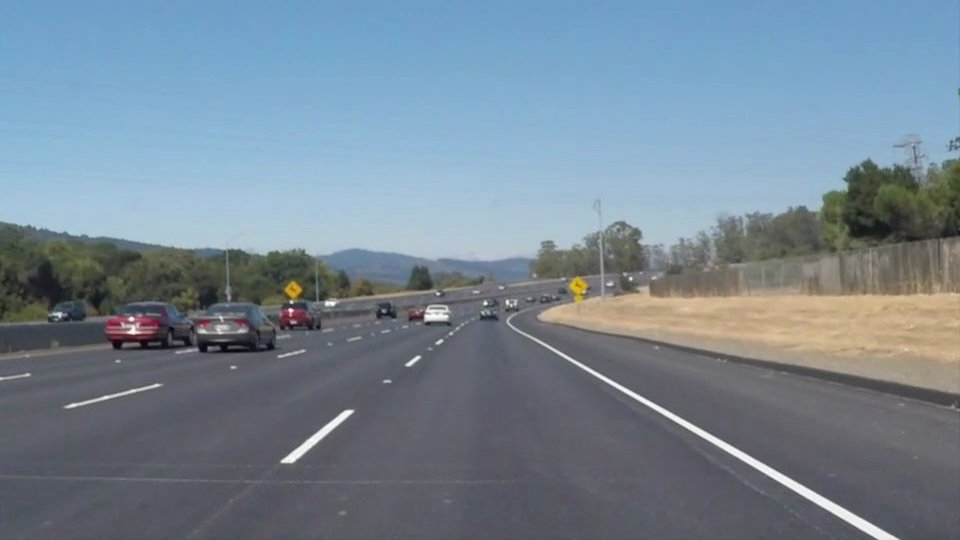
#> input picture test_images/solidWhiteCurve.jpg, 960 x 540 px; its folder holds only this picture in this run
$ jupyter execute --allow-errors P1.ipynb   (shell and % lines are left out)
#> lines starting #> are read from the running program, lines starting #| are printed output that depends on the picture; after the words box and inside, x2 and y2 are one past the last pixel; in counts of white or black regions, pixels touching at a corner belong together
# **Finding Lane Lines on the Road**

Run the cells below to import some packages.

[cell 1]
#importing some useful packages
import matplotlib.pyplot as plt
import matplotlib.image as mpimg
import numpy as np
import cv2
# Import everything needed to edit/save/watch video clips
from moviepy.editor import VideoFileClip
from IPython.display import HTML
import os
import math

[cell 2]
# helper functions

def filter_color(img, masks):
    if len(masks) == 0:
        return

    combined_mask = masks[0]
    for i in range(1, len(masks)):
        combined_mask = cv2.bitwise_or(combined_mask, masks[i])
    return cv2.bitwise_and(img, img, mask=combined_mask)

def yellow_mask(img):
    return cv2.inRange(img, np.array([65, 80, 80], np.uint8), np.array([105, 255, 255], np.uint8))
    #return cv2.inRange(img, np.array([65, 180, 180], np.uint8), np.array([105, 255, 255], np.uint8))

def white_mask(img):
    return cv2.inRange(img, np.array([0, 0, 205], np.uint8), np.array([255, 100, 255], np.uint8))

def hsv(img):
    return cv2.cvtColor(img, cv2.COLOR_BGR2HSV)

def canny(img, low_threshold, high_threshold):
    """Applies the Canny transform"""
    return cv2.Canny(img, low_threshold, high_threshold)

def gaussian_blur(img, kernel_size):
    """Applies a Gaussian Noise kernel"""
    return cv2.GaussianBlur(img, (kernel_size, kernel_size), 0)

def region_of_interest(img, vertices):
    """
    Applies an image mask.

    Only keeps the region of the image defined by the polygon
    formed from `vertices`. The rest of the image is set to black.
    """
    #defining a blank mask to start with
    mask = np.zeros_like(img)

    #defining a 3 channel or 1 channel color to fill the mask with depending on the input image
    if len(img.shape) > 2:
        channel_count = img.shape[2]  # i.e. 3 or 4 depending on your image
        ignore_mask_color = (255,) * channel_count
    else:
        ignore_mask_color = 255

    #filling pixels inside the polygon defined by "vertices" with the fill color
    cv2.fillPoly(mask, vertices, ignore_mask_color)

    #returning the image only where mask pixels are nonzero
    masked_image = cv2.bitwise_and(img, mask)
    return masked_image

def line_eqX(X, line):
    (x1, y1, x2, y2) = line
    m = (y2 - y1) / (x2 - x1)
    return m * (X - x1) + y1

# [4 lines left out: function line_eqY, not called in this run]

def extend_line(line, imshape):
    return np.array([-1, line_eqX(-1, line), imshape[1] + 5, line_eqX(imshape[1] + 5, line)], dtype=np.int32)

def avg_line(lines):
    x1 = int(sum(line[0] for line in lines)/len(lines))
    y1 = int(sum(line[1] for line in lines)/len(lines))
    x2 = int(sum(line[2] for line in lines)/len(lines))
    y2 = int(sum(line[3] for line in lines)/len(lines))
    return (x1, y1, x2, y2)

# [7 lines left out: function combine_lines, not called in this run]

def draw_lines(img, lines, color=[255, 0, 0], thickness=2):
    """
    NOTE: this is the function you might want to use as a starting point once you want to
    average/extrapolate the line segments you detect to map out the full
    extent of the lane (going from the result shown in raw-lines-example.mp4
    to that shown in P1_example.mp4).

    Think about things like separating line segments by their
    slope ((y2-y1)/(x2-x1)) to decide which segments are part of the left
    line vs. the right line.  Then, you can average the position of each of
    the lines and extrapolate to the top and bottom of the lane.

    This function draws `lines` with `color` and `thickness`.
    Lines are drawn on the image inplace (mutates the image).
    If you want to make the lines semi-transparent, think about combining
    this function with the weighted_img() function below
    """
    for line in lines:
        x1,y1,x2,y2 = extend_line(line, img.shape)
        cv2.line(img, (x1, y1), (x2, y2), color, thickness)

# Python 3 has support for cool math symbols.

def weighted_img(img, initial_img, α=0.8, β=1., λ=0.):
    """
    `img` is the output of the hough_lines(), An image with lines drawn on it.
    Should be a blank image (all black) with lines drawn on it.

    `initial_img` should be the image before any processing.

    The result image is computed as follows:

    initial_img * α + img * β + λ
    NOTE: initial_img and img must be the same shape!
    """
    return cv2.addWeighted(initial_img, α, img, β, λ)

def display_images(images, grayscale = False):
    fig = plt.figure()
    fig.set_figheight(35)
    fig.set_figwidth(35)
    for i in range(len(images)):
        fig.add_subplot(len(images), 1, i + 1)
        if grayscale:
            plt.imshow(images[i], cmap='gray')
        else:
            plt.imshow(images[i])

[cell 3]
# main code
class VideoLaneFinder:
    def __init__(self):
        self.init_values()
        self.frame_lane_finder = ImageLaneFinder()

    def init_values(self):
        self.prev_left = None
        self.prev_right = None

    def determine_left(self, line, imshape, coeff = 0):
        self.prev_left = line if not self.prev_left else combine_lines(self.prev_left, line, coeff)
        return self.prev_left

    def determine_right(self, line, imshape, coeff = 0):
        self.prev_right = line if not self.prev_right else combine_lines(self.prev_right, line, coeff)
        return self.prev_right

    # [12 lines left out: functions process_frame, find_lanes, not called in this run]

class ImageLaneFinder:
    def locate_lanes(self, image):
        hsv_img = hsv(image)
        blurred = gaussian_blur(hsv_img, 5)
        filtered = filter_color(blurred, [yellow_mask(blurred), white_mask(blurred)])
        edges = canny(filtered, 75, 150)

        imshape = image.shape
        vertices = np.array([[(0,imshape[0]),(imshape[1]/2.1, imshape[0]/1.65), (imshape[1]*2/3.7, imshape[0]/1.65), (imshape[1],imshape[0])]], dtype=np.int32)
        masked = region_of_interest(edges, vertices)

        lines = cv2.HoughLinesP(masked, 1, np.pi/90, 5, np.array([]), minLineLength=50, maxLineGap=150)

        left_lines, right_lines = self.divide_lines(lines, imshape)
        return avg_line(left_lines), avg_line(right_lines)

    def draw_lanes(self, image, lanes):
        imshape = image.shape
        black_image = np.zeros((imshape[0],imshape[1],3), np.uint8)
        draw_lines(black_image, lanes, color=[255, 0, 0], thickness=10)

        vertices = np.array([[(0,imshape[0]),(imshape[1]/2.15, imshape[0]/1.65), (imshape[1]*2/3.65, imshape[0]/1.65), (imshape[1],imshape[0])]], dtype=np.int32)
        new_masked = region_of_interest(black_image, vertices)

        return weighted_img(new_masked, image, α=0.8, β=0.6, λ=0.5)

    def find_lanes(self, image):
        return self.draw_lanes(image, self.locate_lanes(image))

    def divide_lines(self, lines, imshape):
        left_lane = []
        right_lane = []
        for line in lines:
            #((y2-y1)/(x2-x1))
            x1,y1,x2,y2 = line[0]
            slope = ((y2-y1)/(x2-x1))
            if slope > 0.4 and slope < 1 and x1 > imshape[1]/2.0:
                left_lane.append(line[0])
            elif slope < -0.4 and slope > -1 and x1 < imshape[1]/2.0:
                right_lane.append(line[0])
        return (left_lane, right_lane)

## Test on Images

Running our solution on all test_images.

[cell 4]
all_image_names = os.listdir("test_images/")
all_images = [np.copy(mpimg.imread("test_images/" + image_name)) for image_name in all_image_names]
#> all_images = 1 item
image_lane_finder = ImageLaneFinder()
gray_images = [image_lane_finder.find_lanes(image) for image in all_images]
#> in locate_lanes, image is the input picture: shape (540, 960, 3); mean R, G, B 118.5, 134.5, 148.1
#> in yellow_mask, `return cv2.inRange(img, np.array([65, 80, 80], np.uint8), np.array([10..`:
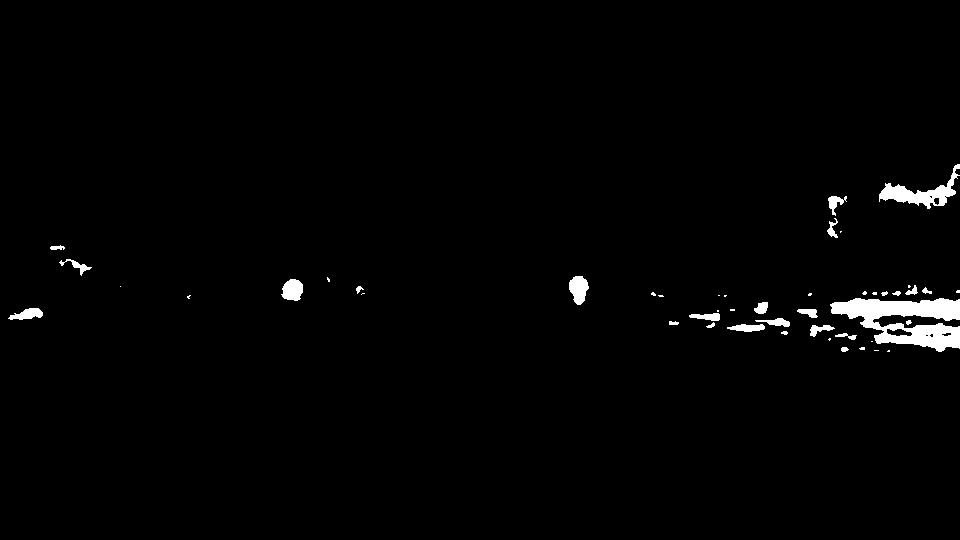
#> returned value: shape (540, 960); 1.5% white; 47 white regions (21 under 20 px), largest, box (x1, y1, x2, y2) and area: (830, 298, 960, 352) 3829, (879, 164, 960, 209) 1139, (569, 276, 589, 305) 404
#> the loop in filter_color, `for i in range(1, len(masks)):` made 1 pass
#> pass 1, in filter_color, `combined_mask = cv2.bitwise_or(combined_mask, masks[i])`:
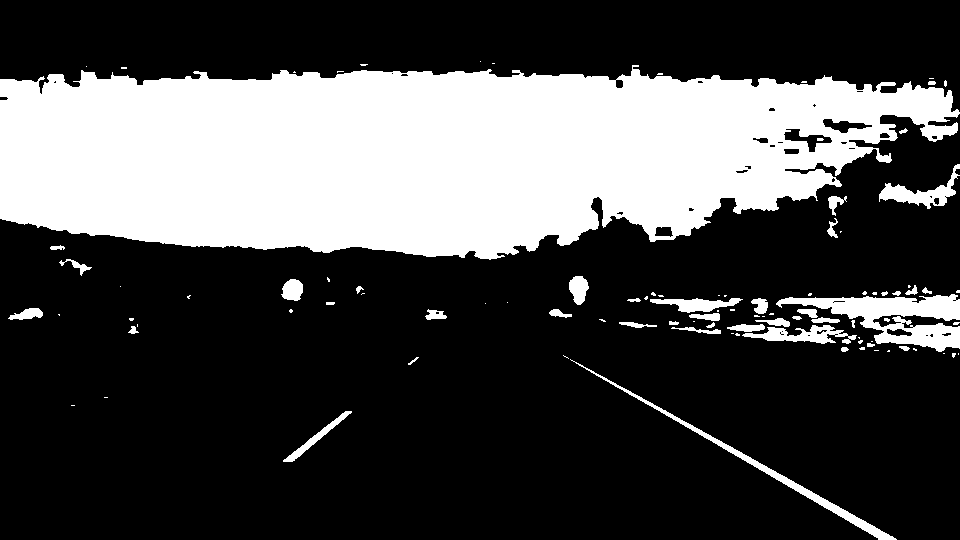
#> combined_mask: shape (540, 960); 29.3% white; 99 white regions (57 under 20 px), largest, box (x1, y1, x2, y2) and area: (0, 65, 960, 260) 137602, (776, 294, 960, 352) 4688, (570, 359, 897, 540) 1962
#> in filter_color, `return cv2.bitwise_and(img, img, mask=combined_mask)`:
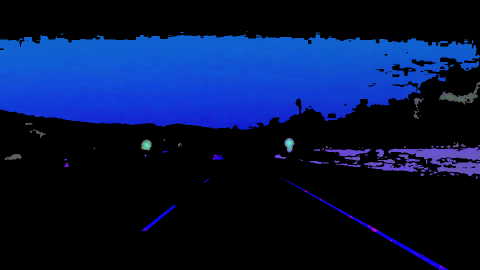
#> returned value: shape (540, 960, 3) (shown at 1/2 size); mean of channels 0, 1, 2 6.9, 21.7, 61.2; drawn as R, G, B
#> in region_of_interest, `masked_image = cv2.bitwise_and(img, mask)`:
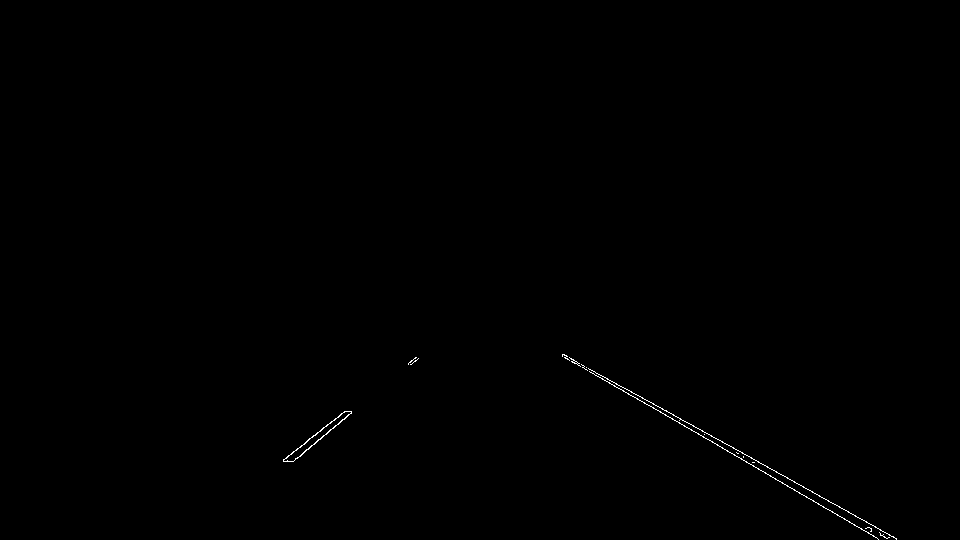
#> masked_image: shape (540, 960); 0.19% white in thin lines or dots, all inside (x1, y1, x2, y2) = (283, 354, 897, 540)
#> in locate_lanes, `lines = cv2.HoughLinesP(masked, 1, np.pi/90, 5, np.array([]), minLineL..`: lines = 19 rows, first 6: [595, 375, 812, 491], [292, 461, 416, 357], [623, 391, 855, 515], [644, 403, 893, 536], [306, 441, 415, 361], [297, 458, 410, 364]
#> the loop in divide_lines, `for line in lines:` made 19 passes
#> (x1, y1, x2, y2, slope) on passes 1 to 8: (595, 375, 812, 491, 0.535), (292, 461, 416, 357, -0.839), (623, 391, 855, 515, 0.534), (644, 403, 893, 536, 0.534), (306, 441, 415, 361, -0.734), (297, 458, 410, 364, -0.832), (562, 354, 666, 410, 0.538), (562, 356, 742, 452, 0.533)
#> after the loop in divide_lines, `for line in lines:`: left_lane = 13 items, first 6: [595, 375, 812, 491], [623, 391, 855, 515], [644, 403, 893, 536], [562, 354, 666, 410], [562, 356, 742, 452], [741, 459, 884, 536]; right_lane = [[292, 461, 416, 357], [306, 441, 415, 361], [297, 458, 410, 364], [283, 459, 350, 411], [322, 428, 418, 358], [293, 451, 348, 411]]
#> in locate_lanes, `left_lines, right_lines = self.divide_lines(lines, imshape)`: left_lines has the same summary as left_lane in divide_lines; right_lines has the same summary as right_lane in divide_lines
#> in avg_line, `x1 = int(sum(line[0] for line in lines)/len(lines))`: x1 = 654
#> in avg_line, `y1 = int(sum(line[1] for line in lines)/len(lines))`: y1 = 408
#> in avg_line, `x2 = int(sum(line[2] for line in lines)/len(lines))`: x2 = 827
#> in avg_line, `y2 = int(sum(line[3] for line in lines)/len(lines))`: y2 = 503
#> in draw_lanes, `imshape = image.shape`: imshape = (540, 960, 3)
#> the loop in draw_lines, `for line in lines:` made 2 passes
#> (line, x1, y1, x2, y2) on passes 1 to 2: ((654, 408, 827, 503), -1, 48, 965, 578), ((298, 449, 392, 377), -1, 678, 965, -61)
#> after the loop in draw_lines, `for line in lines:`:
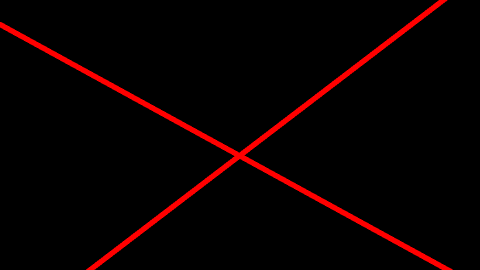
#> img: shape (540, 960, 3) (shown at 1/2 size); mean of channels 0, 1, 2 10, 0, 0; drawn as R, G, B
#> in draw_lanes, `vertices = np.array([[(0,imshape[0]),(imshape[1]/2.15, imshape[0]/1.65..`: vertices = [[0, 540], [446, 327], [526, 327], [960, 540]]
#> in region_of_interest (call 2), `cv2.fillPoly(mask, vertices, ignore_mask_color)`:
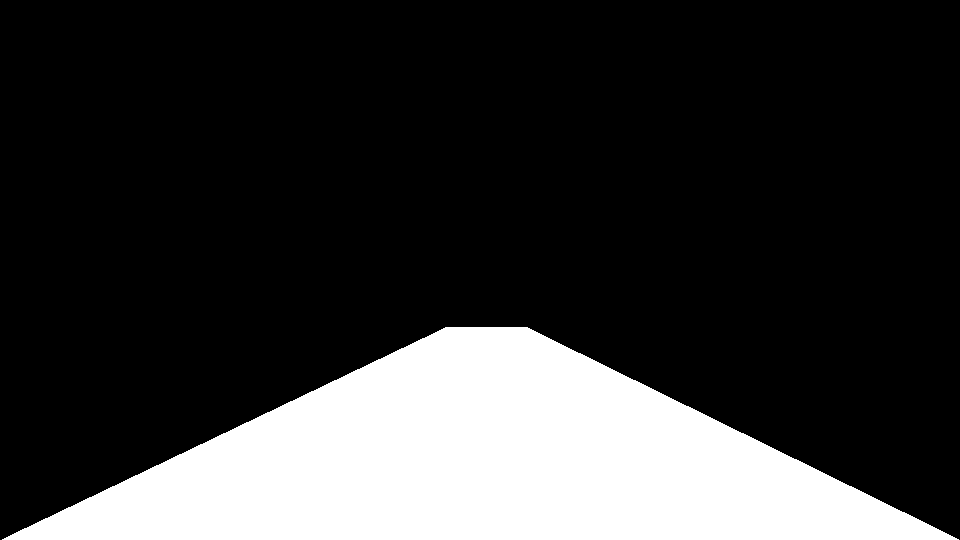
#> mask: shape (540, 960, 3); 21.4% white; 1 white region, box (x1, y1, x2, y2) and area: (2, 327, 959, 540) 110775
#> in weighted_img, `return cv2.addWeighted(initial_img, α, img, β, λ)`:
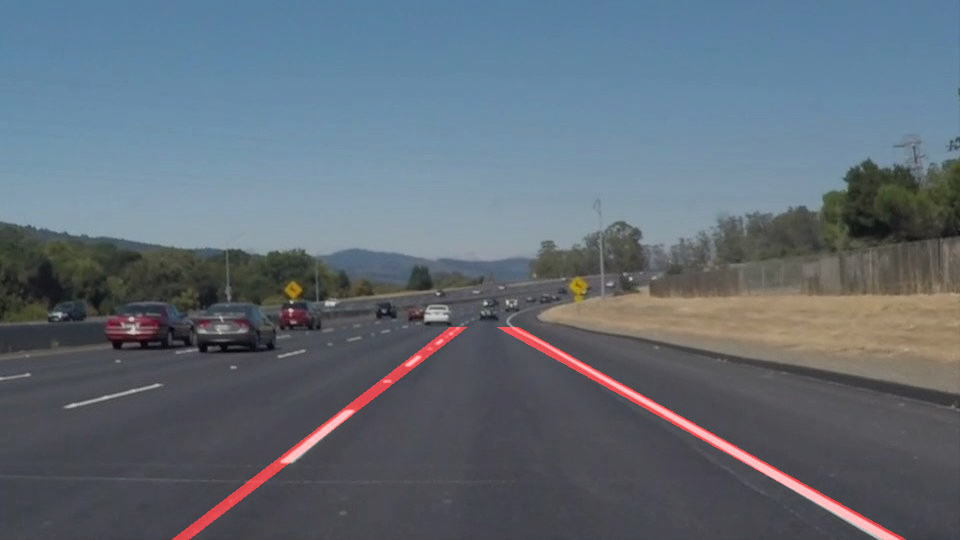
#> returned value: shape (540, 960, 3); mean of channels 0, 1, 2 97.2, 108, 118.9; drawn as R, G, B
#> gray_images = 1 item
display_images(gray_images, grayscale=True)
#> (the call stopped at in display_images, `fig = plt.figure()`: IPython is not available in this run)

$ run again, on test_images/solidYellowLeft.jpg
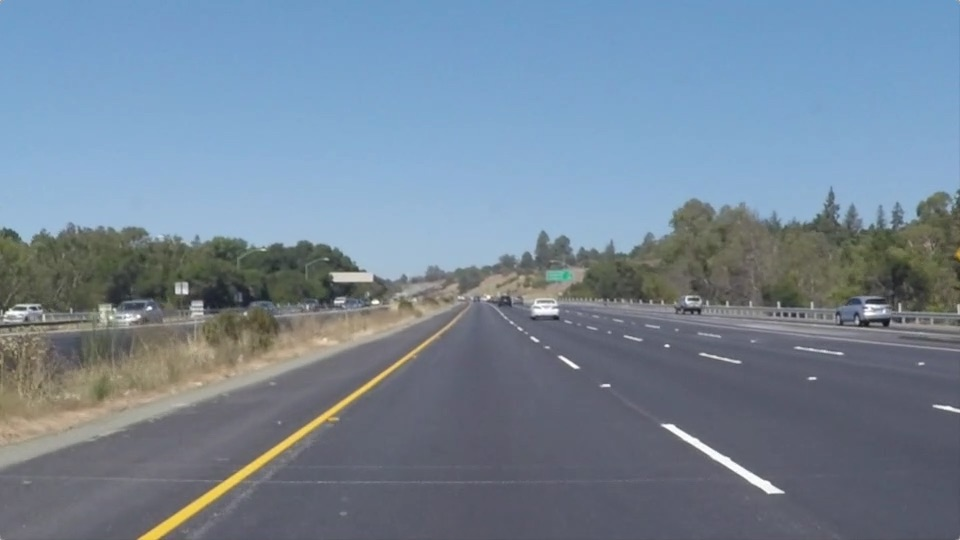
#> input picture test_images/solidYellowLeft.jpg, 960 x 540 px
#> all_images = 1 item
#> in locate_lanes, image is the input picture: shape (540, 960, 3); mean R, G, B 116.5, 133.6, 150.8
#> the loop in filter_color, `for i in range(1, len(masks)):` made 1 pass
#> mask: shape (540, 960); 21% white; 1 white region, box (x1, y1, x2, y2) and area: (2, 327, 959, 540) 108761
#> in region_of_interest, `masked_image = cv2.bitwise_and(img, mask)`:
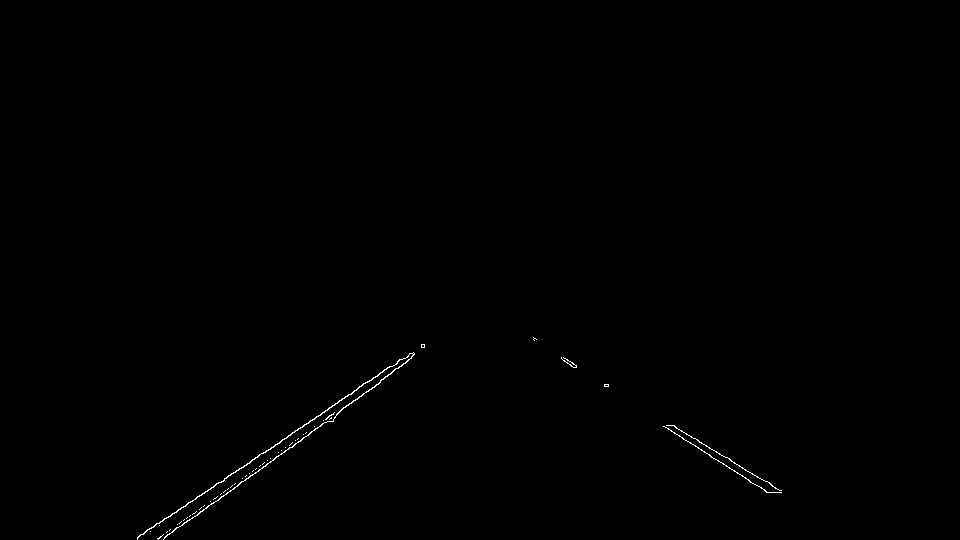
#> masked_image: shape (540, 960); 0.26% white in thin lines or dots, all inside (x1, y1, x2, y2) = (137, 337, 782, 540)
#> lines = 18 rows, first 6: [192, 518, 380, 382], [137, 537, 424, 344], [158, 539, 424, 346], [164, 537, 411, 358], [663, 426, 769, 492], [533, 337, 781, 492]
#> the loop in divide_lines, `for line in lines:` made 18 passes
#> (x1, y1, x2, y2, slope) on passes 1 to 8: (192, 518, 380, 382, -0.723), (137, 537, 424, 344, -0.672), (158, 539, 424, 346, -0.726), (164, 537, 411, 358, -0.725), (663, 426, 769, 492, 0.623), (533, 337, 781, 492, 0.625), (358, 387, 422, 344, -0.672), (561, 358, 776, 492, 0.623)
#> after the loop in divide_lines, `for line in lines:`: left_lane = [[663, 426, 769, 492], [533, 337, 781, 492], [561, 358, 776, 492], [683, 439, 768, 492], [563, 357, 779, 492], [570, 365, 697, 439], [726, 457, 780, 490], [664, 426, 771, 492], [564, 361, 774, 492]]; right_lane = [[192, 518, 380, 382], [137, 537, 424, 344], [158, 539, 424, 346], [164, 537, 411, 358], [358, 387, 422, 344], [166, 535, 424, 347], [160, 537, 225, 490], [137, 538, 407, 356], [138, 536, 423, 344]]
#> left_lines has the same summary as left_lane in divide_lines; right_lines has the same summary as right_lane in divide_lines
#> in avg_line, `x1 = int(sum(line[0] for line in lines)/len(lines))`: x1 = 614
#> in avg_line, `y1 = int(sum(line[1] for line in lines)/len(lines))`: y1 = 391
#> in avg_line, `x2 = int(sum(line[2] for line in lines)/len(lines))`: x2 = 766
#> in avg_line, `y2 = int(sum(line[3] for line in lines)/len(lines))`: y2 = 485
#> in draw_lanes, `imshape = image.shape`: imshape = (540, 960, 3)
#> the loop in draw_lines, `for line in lines:` made 2 passes
#> (line, x1, y1, x2, y2) on passes 1 to 2: ((614, 391, 766, 485), -1, 10, 965, 608), ((178, 518, 393, 367), -1, 643, 965, -34)
#> in draw_lanes, `vertices = np.array([[(0,imshape[0]),(imshape[1]/2.15, imshape[0]/1.65..`: vertices = [[0, 540], [446, 327], [526, 327], [960, 540]]
#> mask: shape (540, 960, 3); 21.4% white; 1 white region, box (x1, y1, x2, y2) and area: (2, 327, 959, 540) 110775
#> masked_image: shape (540, 960, 3)
#> in weighted_img, `return cv2.addWeighted(initial_img, α, img, β, λ)`:
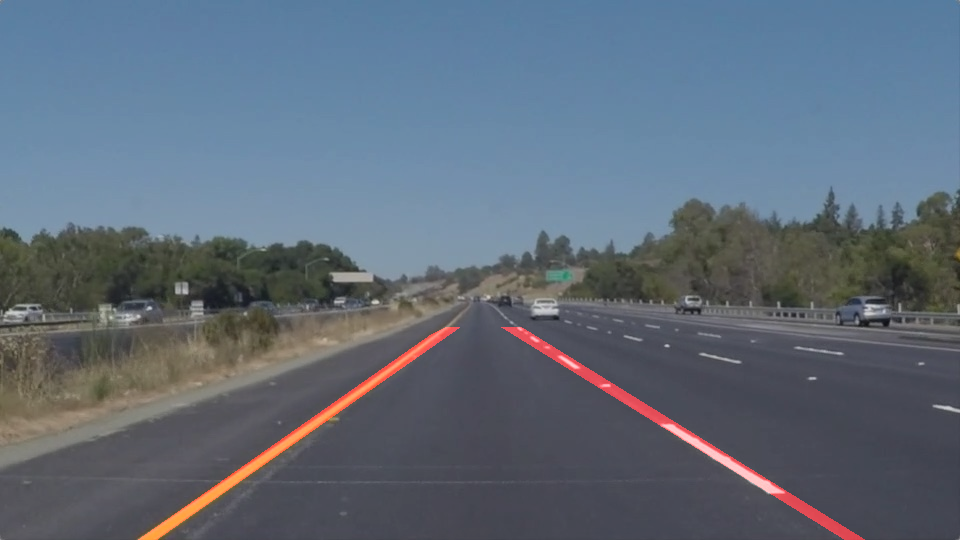
#> returned value: shape (540, 960, 3); mean of channels 0, 1, 2 95.5, 107.3, 121; drawn as R, G, B
#> gray_images = 1 item
